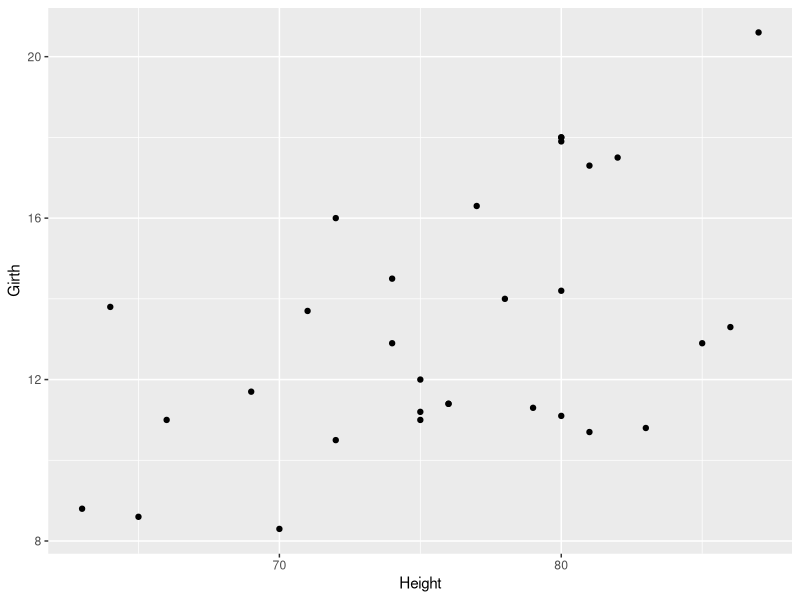
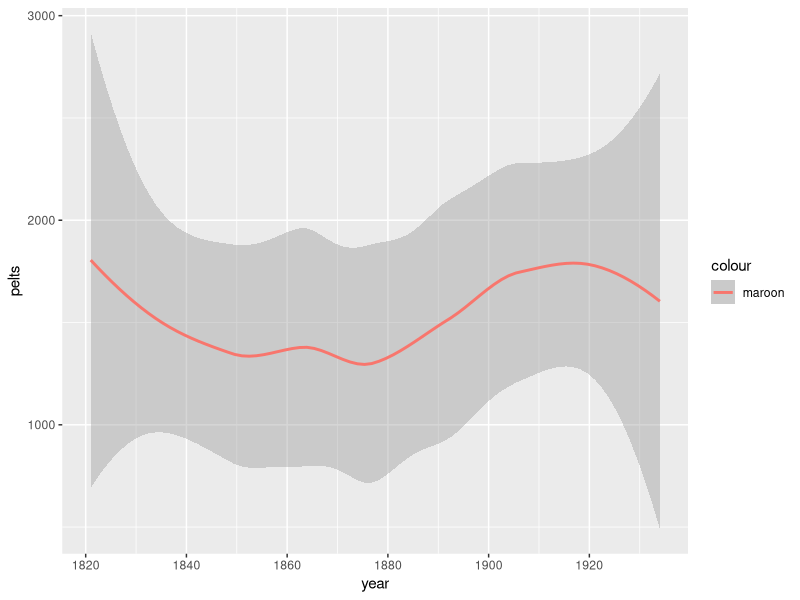
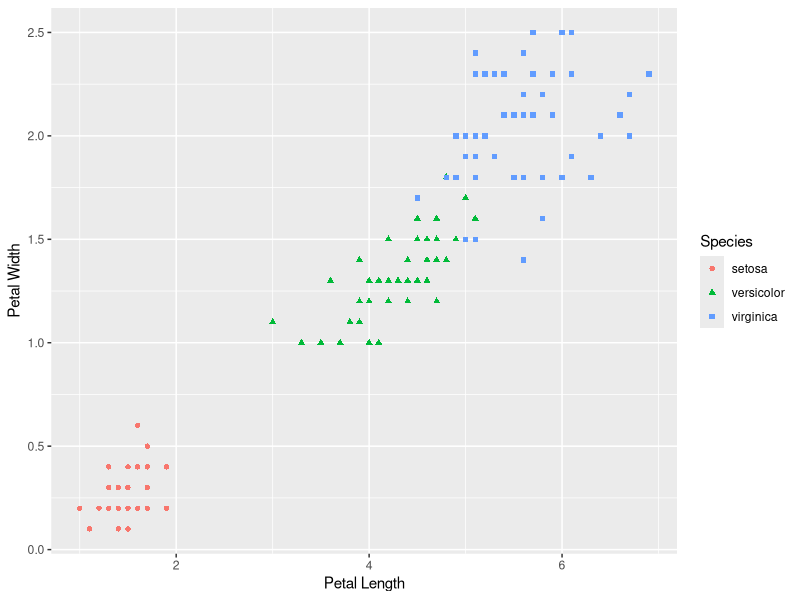

Recreate these plots in R, in order.
## ---- chunk 1
library(tidyverse)
## ---- chunk 2
data(trees)
## ---- chunk 3
?trees
## ---- chunk 4
ggplot(data = trees)+
  geom_point(mapping = aes(x=Height, y=Girth))
## ---- chunk 5
data("lynx")
## ---- chunk 6
?lynx
## ---- chunk 7
year <- c(1821:1934)
## ---- chunk 8
class(lynx)
## ---- chunk 9
pelts <- as.vector(lynx)
## ---- chunk 10
lynx_pelts <- data.frame(year, pelts)
## ---- chunk 11
ggplot(data = lynx_pelts)+
  geom_smooth(mapping = aes(x = year, y = pelts, color= "maroon"))
## ---- chunk 12
data("iris")
## ---- chunk 13
?iris
## ---- chunk 14
ggplot(data = iris, mapping = aes(x = Petal.Length, y = Petal.Width)) + labs(y = "Petal Width", x = "Petal Length") + geom_point(mapping = aes(color = Species, shape = Species, point = 2))
